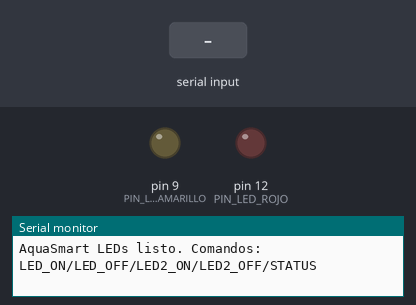
Recording of a sketch running on a simulated Arduino Mega 2560, built with avr-gcc and run on an emulated ATmega2560. Shown: output pins drawn as LEDs (lit = HIGH), the last lines printed to the serial monitor. The inputs (shaded band) are chosen by the test bench.

Above: at 1.2 s.
1.3 s: "LED_ON\n" received over the second serial link
At 2.5 s:
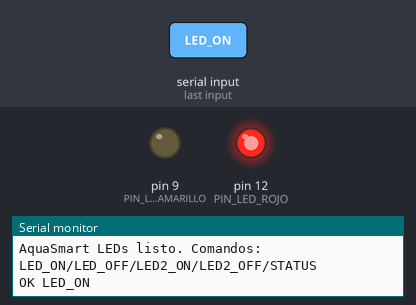
2.8 s: "LED2_ON\n" received over the second serial link
At 3.9 s:
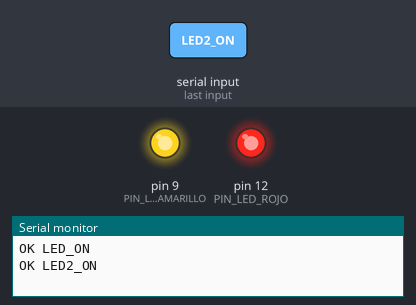
4.3 s: "LED_OFF\n" received over the second serial link
At 5.1 s:
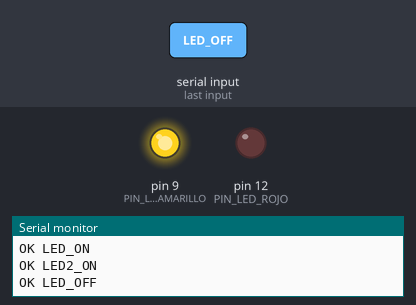
5.8 s: "LED2_OFF\n" received over the second serial link
At 6.3 s:
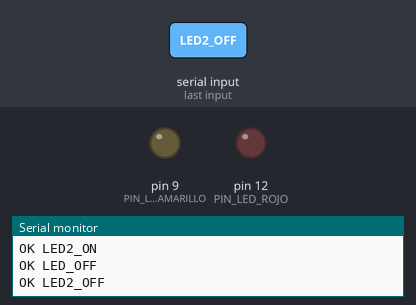
Timing chart, 0 to 8.3 s (numbered marks = the images above; inputs shaded):
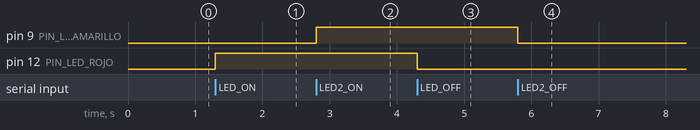

Measured:
- after the input at 1.3 s, pin 12 (PIN_LED_ROJO): LOW → HIGH at once
- after the input at 2.8 s, pin 9 (PIN_LED_AMARILLO): LOW → HIGH at once
- after the input at 4.3 s, pin 12 (PIN_LED_ROJO): HIGH → LOW at once
- after the input at 5.8 s, pin 9 (PIN_LED_AMARILLO): HIGH → LOW at once

The sketch:

AquaSketch_LEDs_Demo.ino
```cpp
// ==========================================================
// AquaSmart — Sketch de demo: 2 LEDs controlados desde la app
// TI3042 · Sumativa Unidad 2 · D-FB50-N4-P13-C1 (Valdivia)
//
//   LED rojo      → pin D12   (comandos LED_ON / LED_OFF)
//   LED amarillo  → pin D9    (comandos LED2_ON / LED2_OFF)
//
// CABLEADO (el de tu foto, ajustado al código):
//   - cable NARANJA  → D12 → tira superior → resistencia 220Ω
//     → pata del LED rojo (cruzando el canal central)
//   - cable VERDE    → D9  → tira superior → resistencia 220Ω
//     → pata del LED amarillo
//   - la pata que quedó en la tira INFERIOR de cada LED
//     → jumper al riel azul (−) del protoboard
//   - riel azul (−)  → pin GND del Arduino
//
// CANAL: la app se conecta por Bluetooth (SPP). Configura MODO_HC05:
//   MODO_HC05 = 1 → Arduino UNO R3 + módulo HC-05:
//       TXD(HC-05) → D10 (RX del Arduino, con SoftwareSerial)
//       RXD(HC-05) ← D11 (TX del Arduino, por divisor 1k/2k)
//       VCC → 5V, GND → GND
//   MODO_HC05 = 0 → Arduino UNO R4 WiFi por Serial1 (RX0/TX0),
//       por ejemplo si conectas el HC-05 directo a 0/1.
// ==========================================================

#define MODO_HC05 1

const int PIN_LED_ROJO     = 12;
const int PIN_LED_AMARILLO = 9;

#if MODO_HC05
  #include <SoftwareSerial.h>
  SoftwareSerial bt(10, 11);     // RX = D10, TX = D11
  #define CANAL bt
#else
  #define CANAL Serial1
#endif

bool ledRojo = false;
bool ledAmarillo = false;

void setup() {
  Serial.begin(9600);
  CANAL.begin(9600);
  pinMode(PIN_LED_ROJO, OUTPUT);
  pinMode(PIN_LED_AMARILLO, OUTPUT);
  digitalWrite(PIN_LED_ROJO, LOW);
  digitalWrite(PIN_LED_AMARILLO, LOW);
  Serial.println("AquaSmart LEDs listo. Comandos: LED_ON/LED_OFF/LED2_ON/LED2_OFF/STATUS");
}

void loop() {
  if (CANAL.available()) {
    String cmd = CANAL.readStringUntil('\n');
    cmd.trim();
    String resp = procesar(cmd);
    CANAL.println(resp);
    Serial.println(resp);
  }
}

String procesar(String cmd) {
  if (cmd == "LED_ON") {
    ledRojo = true;
    digitalWrite(PIN_LED_ROJO, HIGH);
    return "OK LED_ON";
  }
  if (cmd == "LED_OFF") {
    ledRojo = false;
    digitalWrite(PIN_LED_ROJO, LOW);
    return "OK LED_OFF";
  }
  if (cmd == "LED2_ON") {
    ledAmarillo = true;
    digitalWrite(PIN_LED_AMARILLO, HIGH);
    return "OK LED2_ON";
  }
  if (cmd == "LED2_OFF") {
    ledAmarillo = false;
    digitalWrite(PIN_LED_AMARILLO, LOW);
    return "OK LED2_OFF";
  }
  if (cmd == "STATUS") {
    String s = "STATUS;";
    s += "LED=";   s += (ledRojo ? "1" : "0");     s += ";";
    s += "LED2=";  s += (ledAmarillo ? "1" : "0");
    return s;
  }
  return "ERR comando: " + cmd;
}
```
